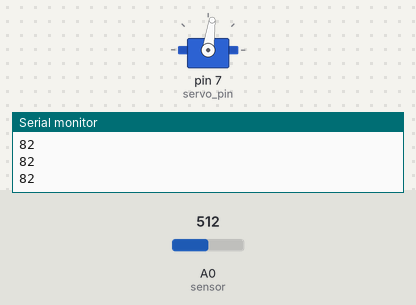
The sketch below on a simulated Arduino Uno, built with avr-gcc and run on an emulated ATmega328P. Shown: servo, the last lines printed to the serial monitor. The test bench sets the inputs (shaded band); at power-on: A0 (sensor) = 512.

Above: at 1.2 s.
1.3 s: A0 (sensor) set to 716
At 1.6 s:
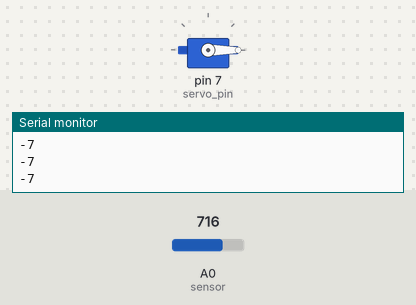
2.8 s: A0 (sensor) set to 306
At 4.0 s:
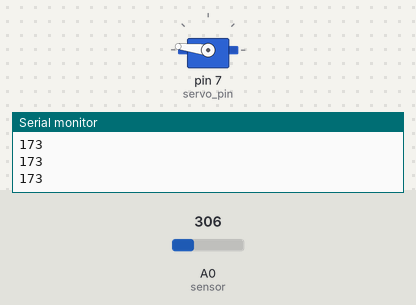
4.3 s: A0 (sensor) set to 122
At 5.1 s:
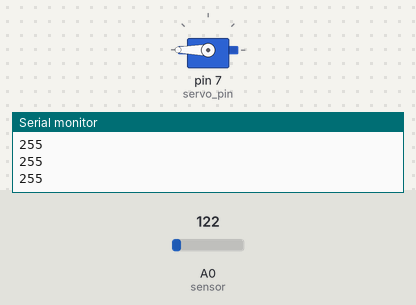
5.8 s: A0 (sensor) set to 900
At 6.3 s:
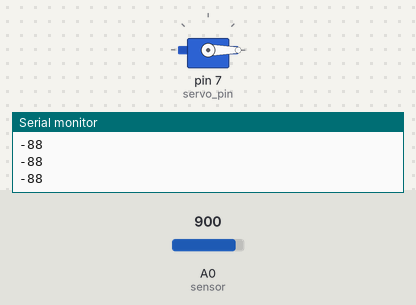
7.3 s: A0 (sensor) set to 0
At 8.6 s:
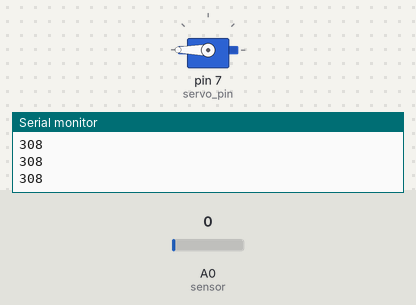
Timing chart, 0 to 9.8 s (numbered marks = the images above; inputs shaded):
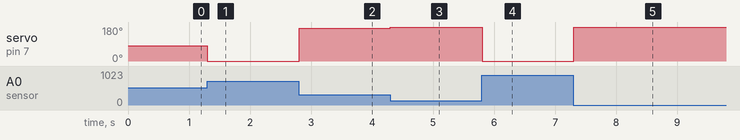

Measured:
- after the input at 1.3 s, servo on pin 7 (servo_pin): 82° → 0° at once
- after the input at 2.8 s, servo on pin 7 (servo_pin): 0° → 173° at once
- after the input at 4.3 s, servo on pin 7 (servo_pin): 173° → 180° at once
- after the input at 5.8 s, servo on pin 7 (servo_pin): 180° → 0° at once
- after the input at 7.3 s, servo on pin 7 (servo_pin): 0° → 180° at once

The sketch:

control_servo_motor_with_flex_sensor.ino
```cpp
// C++ code
//Control Servo motor with Flex Sensor
#include <Servo.h>
int servo_pin=7,sensor=A0;

Servo myServo;
void setup()
{
  Serial.begin(9600);
  myServo.attach(servo_pin);
}

int Angle(){
  int sensor_value=analogRead(sensor);
  int angle=map(sensor_value,700,292,0,180);
  return angle;
}

void loop()
{
  int angle_value=Angle();
  myServo.write(angle_value);
  Serial.println(angle_value);
}
```
